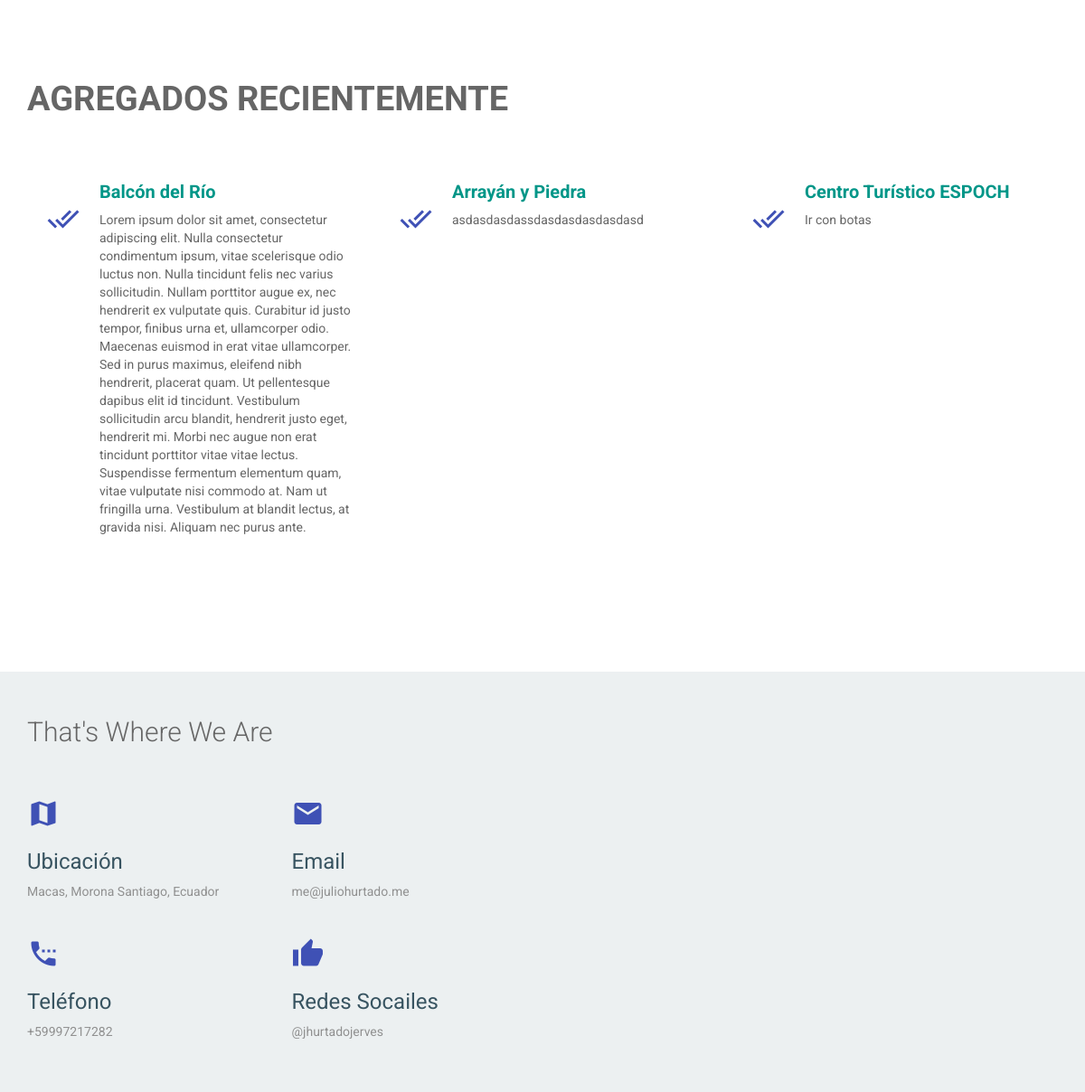
/ (middle part), run on an earlier commit of the app's database.
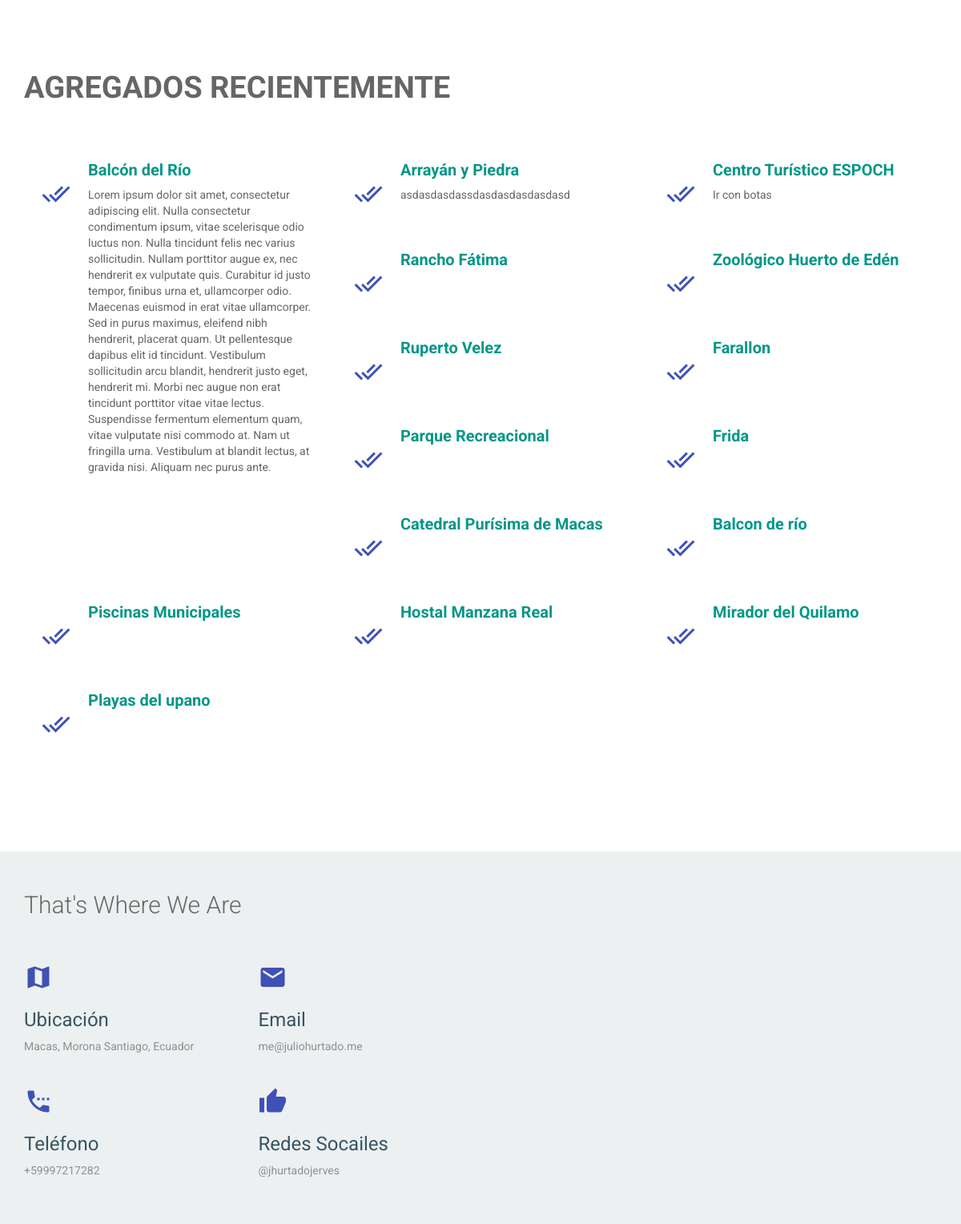
And on a later commit of the database.
### centro/models.py (models this page shows, shortened)
class Center(models.Model):
    name = models.TextField(blank=False)
    addres = map_fields.AddressField(max_length=200)
    aditional_information = models.TextField(blank=True, verbose_name='Place Description')
    geolocation = map_fields.GeoLocationField(max_length=100)
    slug = AutoSlugField(unique=True, populate_from='name', always_update=True)
    user = models.OneToOneField(User, unique=True, null=True)

### centro/views.py (the view)
# urls.py: url(r'^$', CenterListView.as_view(), name='home'),
class CenterListView(ListView):
    model = Center
    template_name = 'center_list.html'
    context_object_name = 'centers'
    def get_context_data(self, **kwargs):
        context = super(CenterListView, self).get_context_data(**kwargs)
        context['request'] = self.request
        if self.request.user.is_authenticated():
            user = Usuario.objects.filter(user = self.request.user)
            center = Center.objects.filter(user=user)
            if center.exists():
                context['verification'] = False
                context['center_view'] = Center.objects.get(user=user)
            else:
                context['verification'] = True
        else:
            context['verification'] = True
        return context

### centro/templates/center_list.html (shortened to what this page needs)
{% extends 'base.html' %}
{% block content_title %}
    Agregados Recientemente
{% endblock %}
{% block content %}
        {% for center in centers %}
                <div class="col-md-4 col-sm-6 wow fadeInDown" data-wow-duration="1000ms" data-wow-delay="300ms">
            <div class="features">
              <div class="icon">
                <i class="mdi-action-done-all"></i>
              </div>
              <div class="features-text">
                <h4><a href="{% url 'Center:center_detail' center.slug %}">{{ center.name }}</a> </h4>
                <p>
                  {{ center.aditional_information|linebreaksbr }}
                </p>
              </div>
             </div>
          </div>
        {% endfor %}
{% endblock %}

What changed in the data, as far as the page shows it:
added Center: name "Rancho Fátima"
added Center: name "Zoológico Huerto de Edén"
added Center: name "Ruperto Velez"
added Center: name "Farallon"
added Center: name "Parque Recreacional"
added Center: name "Frida"
added Center: name "Catedral Purísima de Macas"
added Center: name "Balcon de río"
added Center: name "Piscinas Municipales"
added Center: name "Hostal Manzana Real"
added Center: name "Mirador del Quilamo"
added Center: name "Playas del upano"
